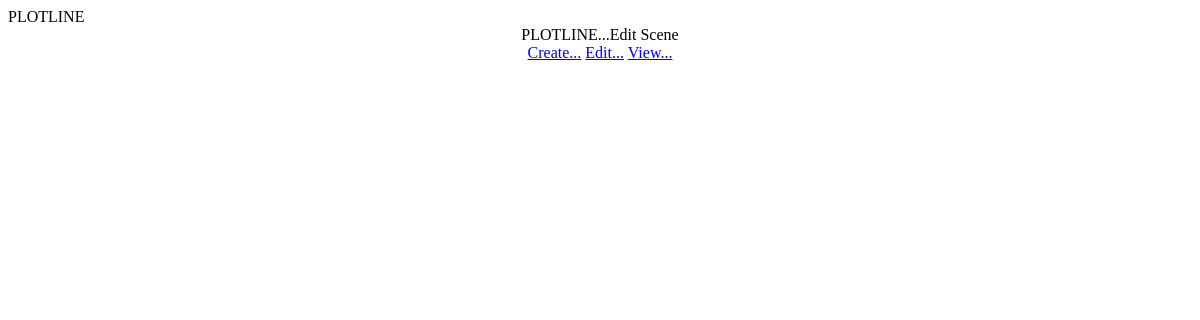
The app's page /editscene/96, older data.
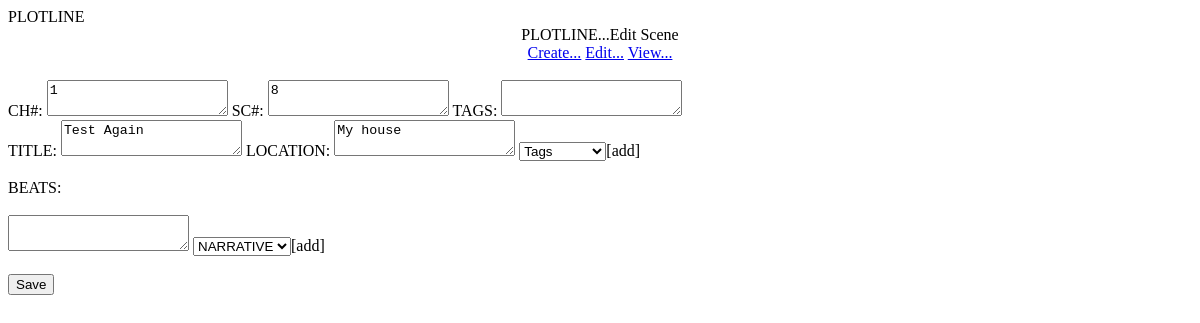
The same page, newer data.
### tables this page shows
CREATE TABLE "MAIN" (
	"KEY"	INTEGER UNIQUE,
	"CHAPTER"	INTEGER,
	"SCENE"	INTEGER,
	"TITLE"	TEXT UNIQUE,
	"LOCATION"	TEXT,
	"TAGS"	TEXT,
	PRIMARY KEY("KEY" AUTOINCREMENT)
);

### Backupplotline.py (the view)
@app.route('/editscene/<KEY>')
def editscene(KEY):
	key = KEY
	import sqlite3
	connection = sqlite3.connect('projdbs/erotic.db')
	connection.row_factory = sqlite3.Row
	cursor = connection.cursor()
	cursor.execute("SELECT * FROM MAIN WHERE KEY = ?", (key,))
	rows = cursor.fetchall()
	return render_template('editscene.html', rows=rows, key=key)

### templates/editscene.html (shortened to what this page needs)
{% extends 'base.html' %}
  {% block content %}
<html><head>
</head>
<body>
<div style="text-align: center;">PLOTLINE...Edit Scene<br>
  <a href="\createscene">Create...</a>
  <a href="\editscene">Edit...</a>
  <a href="\viewoutline">View...</a>
  <br>
  <br>
<div style="text-align: left;">
{% for row in rows %}
<form action="/updatescene/{{key}}" method="post">
  CH#: <textarea input name="CHAPTER">{{row['CHAPTER']}} </textarea>
  SC#: <textarea input name="SCENE">{{row['SCENE']}} </textarea>
  TAGS: <textarea input name="TAGS">{{row['TAGS']}} </textarea>
  <br>
  TITLE: <textarea input name="TITLE">{{row['TITLE']}} </textarea>
  LOCATION: <textarea input name='LOCATION'>{{row['LOCATION']}} </textarea>
  <select name="ADDTAGS" id="ADDTAGS">
  <option value="Tags">Tags</option>
  </select>[add]<br>
  <br>
  BEATS:
  <br>
  <br>
  <textarea input name="BEATS"></textarea>
  <select name="NARRATIVE" id="NARRATIVE">
  <option value="">NARRATIVE</option>
  </select>[add]<br>
  <br>
   <input name="form" value="Save" type="submit">
</form>
{% endfor %}
</div>
</div>
</body></html>
{% endblock %}

Row changes from the older to the newer data that the page shows:
added MAIN: CHAPTER "1", SCENE "8", TITLE "Test Again", LOCATION "My house"
